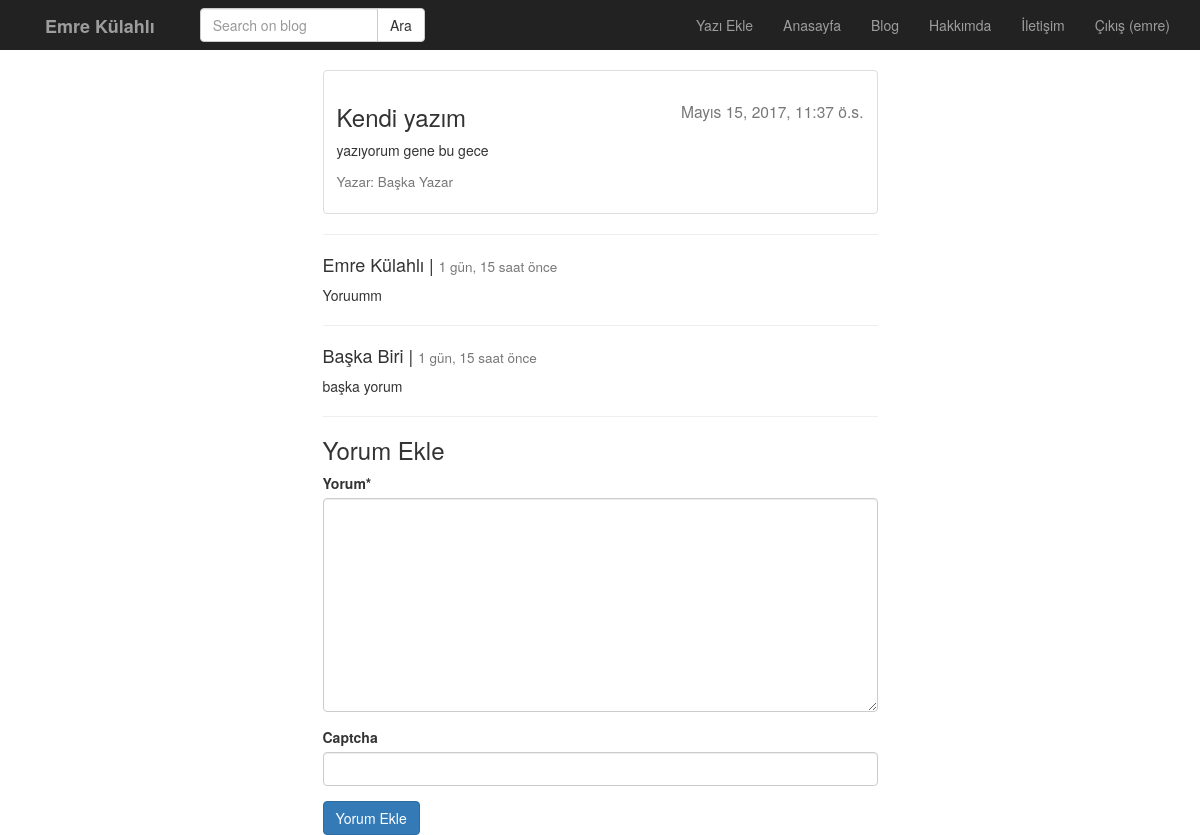
The app's page /post/kendi-yazim/ (signed in) with its own data.
### post/models.py (models this page shows, shortened)
class Post(models.Model):
    user = models.ForeignKey('auth.User', verbose_name='Yazar', related_name='posts')
    title = models.CharField(max_length=120, verbose_name= 'Başlık')
    content = RichTextField(verbose_name='İçerik')
    publishing_date = models.DateTimeField(verbose_name='Yayımlanma Tarihi', auto_now_add=True)
    image = models.ImageField(null=True, blank=True)
    slug = models.SlugField(unique=True, editable=False, max_length=130)
    class Meta:
        ordering = ['-publishing_date']

class Comment(models.Model):
    post = models.ForeignKey('post.Post', related_name='comments', on_delete=models.CASCADE)
    name = models.CharField(max_length=200, verbose_name='İsim')
    content = models.TextField(verbose_name='Yorum')
    created_date = models.DateTimeField(auto_now_add=True)

### post/views.py (the view)
# urls.py: url(r'^(?P<slug>[\w-]+)/$', post_detail, name='detail'),
def post_detail(request, slug):
    post = get_object_or_404(Post, slug=slug)
    form = CommentForm(request.POST or None)
    if form.is_valid():
        comment = form.save(commit=False)
        comment.name = request.user.get_full_name()
        comment.post = post
        comment.save()
        return HttpResponseRedirect(post.get_absolute_url())
    context = {
        'post': post,
        'form': form,
    }
    return render(request, 'post/detail.html', context)

### post/forms.py
class CommentForm(forms.ModelForm):
    captcha = ReCaptchaField()
    class Meta:
        model = Comment
        fields = [
            'content',
        ]

### templates/post/detail.html (shortened to what this page needs)
{% extends 'base.html' %}
{% block body %}
 <div class="container">
    <div class="row">
          <div class="col-md-6 col-md-offset-3">
            <div class="thumbnail">
              <div class="caption">
                    <h3>{{ post.title }} <small style="float: right;">{{ post.publishing_date }}</small></h3>
                    <p>{{ post.content|safe|linebreaks }}</p>
                <p>
                    <h4><small>Yazar: {{ post.user.get_full_name }}</small></h4>
                </p>
              </div>
            </div>
                <hr>
                {% if perms.post.add_comment %}
                       {% for comment in post.comments.all %}
                        <h4>{{ comment.name }} | <small>{{ comment.created_date|timesince }} önce</small></h4>
                        <p>{{ comment.content|linebreaks }}</p>
                        <hr>
                      {% endfor %}
                      <h3>Yorum Ekle</h3>
                      {% include 'post/comment.html' %}
                {% else %}
                    <p>Yorumları Sadece Üyeler Görebilir.
                        <a href="{% url 'accounts:register' %}"> Üye olmak için tıkla</a>
                    </p>
                {% endif %}
          </div>
    </div>
 </div>
{% endblock %}

### templates/header.html (shortened to what this page needs)
<nav class="navbar-inverse navbar-fixed-top" role="banner">
    <div class="container">
        <div class="navbar-header">
            <a href="{% url 'home' %}" class="navbar-brand"><strong>Emre Külahlı</strong></a>
        </div>
        <nav class="collapse navbar-collapse" role="navigation">
        <div class="col-sm-3 col-md-3">
            <form class="navbar-form navbar-left" role="search" method="GET" action="{{ request.GET.q }}">
                <div class="input-group">
                    <input class="form-control" type="text" name="q" placeholder="Search on blog" value="" >
                    <span class="input-group-btn">
                        <input class="btn btn-default" type="submit" value="Ara">
                    </span>
                </div>
            </form>
        </div>
            <ul class="nav navbar-nav navbar-right">
                {% if perms.post.add_post %}
                    <li><a href="{% url 'post:create' %}">Yazı Ekle</a></li>
                {% endif %}
                <li><a href="{% url 'home' %}">Anasayfa</a></li>
                <li><a href="{% url 'post:index' %}">Blog</a></li>
                <li><a href="#">Hakkımda</a></li>
                <li><a href="#">İletişim</a></li>
                {% if not request.user.is_authenticated %}
                    <li><a href="{% url 'accounts:register' %}">Üye Ol</a></li>
                    <li><a href="{% url 'accounts:login' %}">Giriş</a></li>
                {% else %}
                    <li><a href="{% url 'accounts:logout' %}">Çıkış ({{ request.user.username }})</a></li>
                {% endif %}
            </ul>
        </nav>
    </div>
</nav>

### static/css/style.css (style rules this page uses)
body { padding-top: 70px; }

### records on screen
Post: title "Kendi yazım", publishing_date "Mayıs 15, 2017, 11:37 ö.s.", content "yazıyorum gene bu gece", user.get_full_name "Başka Yazar"
Comment: name "Emre Külahlı", created_date "1 gün, 15 saat", content "Yoruumm"
Comment: name "Başka Biri", created_date "1 gün, 15 saat", content "başka yorum"

### other values on screen
{{ request.user.username }} "emre"
